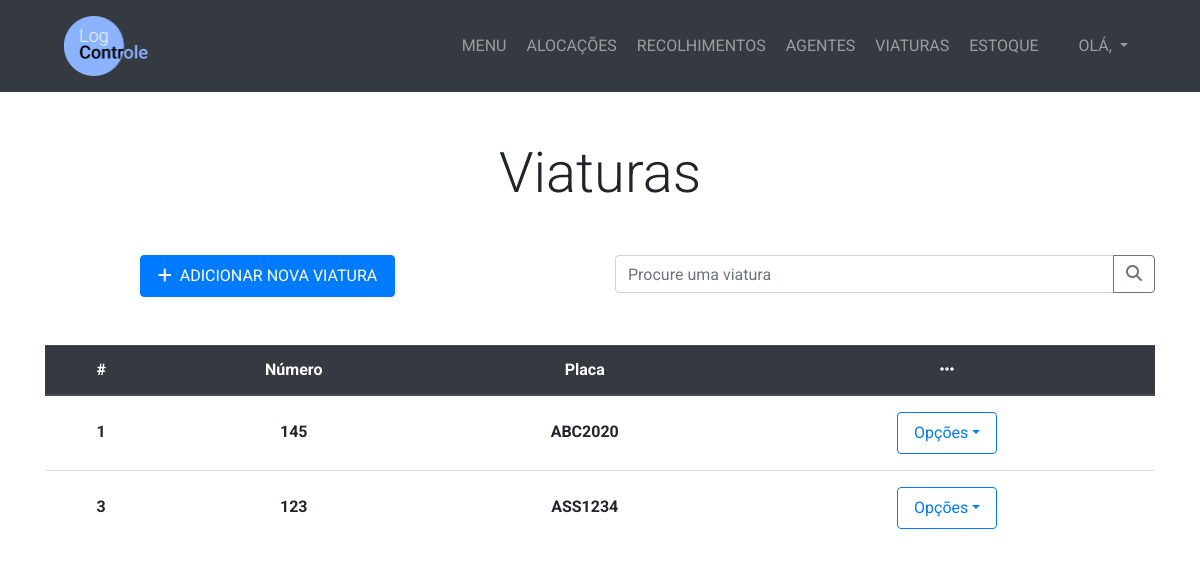
The page /viatura/ on the database as committed earlier.
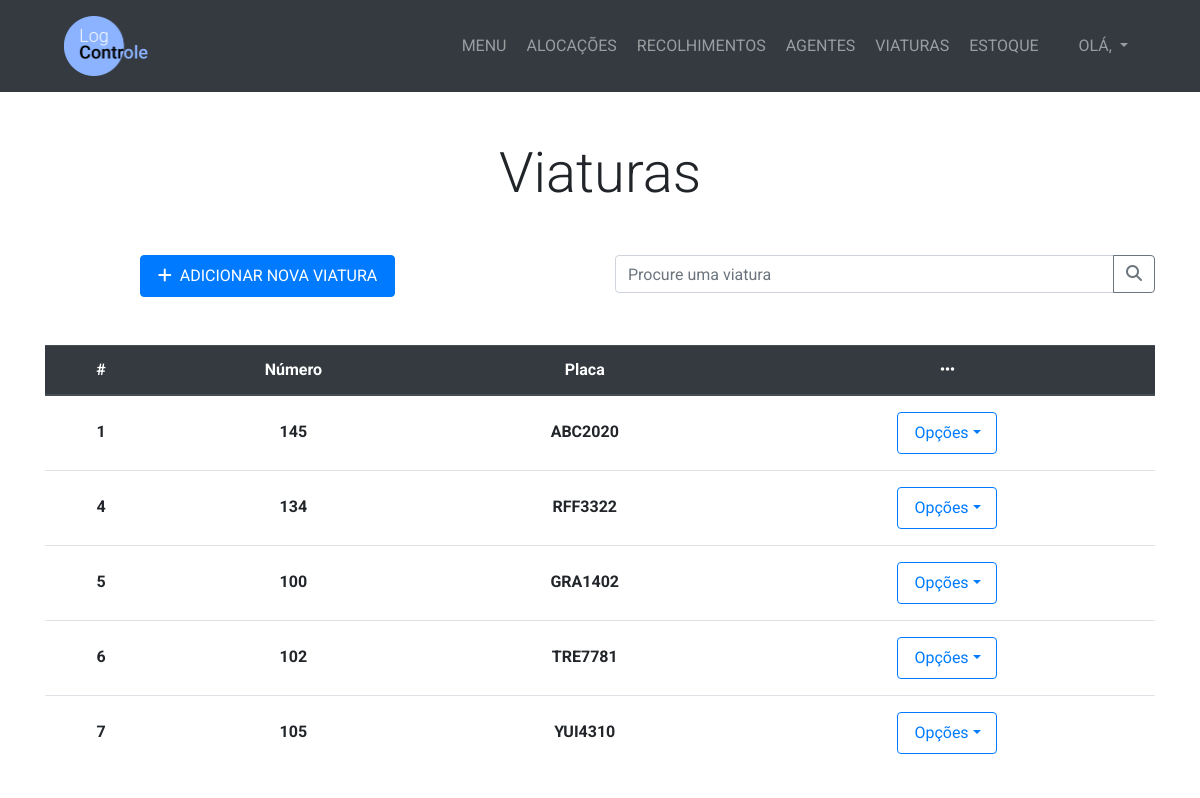
The same page on the database as committed later.
### management/models.py (models this page shows, shortened)
class Viatura(models.Model):
    numero = models.IntegerField()
    placa = models.CharField(max_length=7)

### management/views.py (the view, shortened to what this page needs)
# urls.py: path('viatura/', views.menuviatura, name='menuviatura'),
def menuviatura(request):
    viaturas = Viatura.objects.all()
    if request.method == 'GET':
        return render(request, 'management/menuviatura.html', {'viaturas':viaturas})

### management/templates/management/menuviatura.html (shortened to what this page needs)
{% extends 'management/base.html' %}
{% block content %}
  <section class="py-5">
    <div class="container">
      <h1 class="display-4 text-center mb-5">Viaturas</h1>
      <div class="row justify-content-center">
        <div class="col-lg-3 mx-auto">
          <a href="{% url 'cadastrarviatura' %}" class="btn btn-primary btn-block py-2 mb-4"><i class="fas fa-plus mr-2"></i>ADICIONAR NOVA VIATURA</a>
        </div>
        <div class="col-lg-6 ml-auto">
          <form method="GET">
            <div class="form-group">
              <div class="input-group">
                <input type="text" name="viatura" class="form-control" placeholder="Procure uma viatura">
                <div class="input-group-append">
                  <button type="submit" class="btn btn-outline-secondary"><i class="fas fa-search"></i></button>
                </div>
              </div>
            </div>
          </form>
        </div>
      </div>
      <div class="row  mt-4">
        <div class="col-lg-12">
          {% if viaturas %}
            <div class="table-resposive" id="tabela-colaboracao">
              <table class="table table-hover">
                <thead class="thead-dark">
                  <tr>
                    <th scope="col" class="text-center">#</th>
                    <th scope="col" class="text-center">Número</th>
                    <th scope="col" class="text-center">Placa</th>
                    <th scope="col" class="text-center"><span class="fas fa-ellipsis-h"></span></th>
                  </tr>
                </thead>
                <tbody>
                  {% for viatura in viaturas %}
                    <tr>
                      <th scope="row" class="text-center py-4">{{ viatura.id }}</th>
                      <th class="text-center py-4">{{ viatura.numero }}</th>
                      <th class="text-center py-4">{{ viatura.placa }}</th>
                      <th class="text-center py-3">
                        <div class="dropdown">
                          <a href="#" class="nav-link dropdown-toggle btn btn-outline-primary mx-auto" style="max-width: 100px" data-toggle="dropdown" aria-expanded="false">Opções</a>
                        </div>
                      </th>
                    </tr>
                  {% endfor %}
                </tbody>
              </table>
            </div>
          {% else %}
            <h2>Nenhuma viatura cadastrada</h2>
          {% endif %}
        </div>
      </div>
    </div>
  </section>
{% endblock %}

Rows that differ between the two databases and show on the page:
removed Viatura: id "3", numero "123", placa "ASS1234"
added Viatura: id "4", numero "134", placa "RFF3322"
added Viatura: id "5", numero "100", placa "GRA1402"
added Viatura: id "6", numero "102", placa "TRE7781"
added Viatura: id "7", numero "105", placa "YUI4310"
